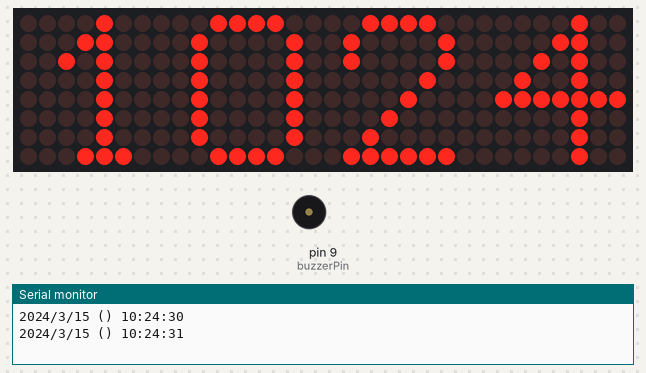
Bench run of a program on a simulated Arduino Nano, built with avr-gcc and run on an emulated ATmega328P. Parts: 32×8 LED matrix, buzzer (waves = sounding, pin HIGH), the last lines printed to the serial monitor. The local clock reads 2024-03-15 10:24:30 at power-on unless the program sets it.

Above: at 1.1 s.
At 30.8 s:
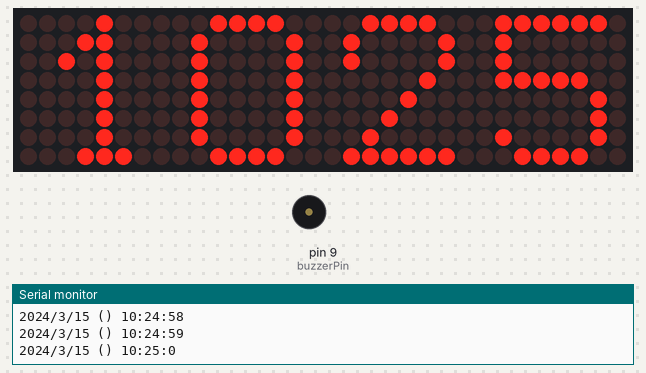
At 90.1 s:
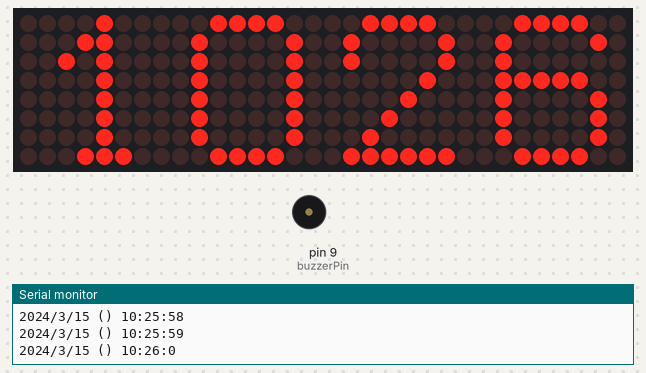

Measured:
- what the display in image 0 shows lasts 29.7 s, from 1.0 s to 30.7 s
- what the display in image 1 shows lasts 59.4 s, from 30.7 s to 90.1 s

The program:

main.cpp
```cpp
/* BIBLIOTHEQUES */
#include <Arduino.h>
#include <Wire.h>

/* PROGRAMMES */
#include "display.h"
#include "menu.h"
#include "matrix.h"
#include "rtc.h"
#include "melode.h"

void setup()
{
  // Initialisation moniteur série
  Serial.begin(9600);

  // Initialisation des composants
  bool run_mode = true;
  bool config_mode = !run_mode;


  if(config_mode)
  {
    initRTC();

    initDisplay();
    initIR();

    selectionMenuPrincipal();
  }

  if(run_mode)
  {
    initSonnerie();
    initRTC();
    initMatrix();
  }

}

void loop()
{
  afficherRTCNow();
  afficherTime();
  checkAlarm();
}
```

display.h
```cpp
#ifndef DISPLAY_H
#define DISPLAY_H

#include <Arduino.h>

void initDisplay(void);
void updateDisplay(void);

void afficherMenuPrincipal();
void afficherMenuHorloge();
void afficherMenuReveil();
void afficherHeureReveil();

const bool isAlarmOn PROGMEM = true;
const bool isFirstMelody PROGMEM = true;

#endif
```

matrix.h
```cpp
#ifndef MATRIX_H
#define MATRIX_H

#include <Arduino.h>

const byte CHIFFRE_0[] PROGMEM = {
  0b00111100,   // 1ère ligne de leds pour ce chiffre
  0b01000010,   // 2ème ligne de leds pour ce chiffre
  0b01000010,   // 3ème ligne de leds pour ce chiffre
  0b01000010,   // 4ème ligne de leds pour ce chiffre
  0b01000010,   // 5ème ligne de leds pour ce chiffre
  0b01000010,   // 6ème ligne de leds pour ce chiffre
  0b01000010,   // 7ème ligne de leds pour ce chiffre
  0b00111100    // 8ème ligne de leds pour ce chiffre
};
const byte CHIFFRE_1[] PROGMEM = {
  0b00001000,   // 1ère ligne de leds pour ce chiffre
  0b00011000,   // 2ème ligne de leds pour ce chiffre
  0b00101000,   // 3ème ligne de leds pour ce chiffre
  0b00001000,   // 4ème ligne de leds pour ce chiffre
  0b00001000,   // 5ème ligne de leds pour ce chiffre
  0b00001000,   // 6ème ligne de leds pour ce chiffre
  0b00001000,   // 7ème ligne de leds pour ce chiffre
  0b00011100    // 8ème ligne de leds pour ce chiffre
};
const byte CHIFFRE_2[] PROGMEM = {
  0b00111100,   // 1ère ligne de leds pour ce chiffre
  0b01000010,   // 2ème ligne de leds pour ce chiffre
  0b01000010,   // 3ème ligne de leds pour ce chiffre
  0b00000100,   // 4ème ligne de leds pour ce chiffre
  0b00001000,   // 5ème ligne de leds pour ce chiffre
  0b00010000,   // 6ème ligne de leds pour ce chiffre
  0b00100000,   // 7ème ligne de leds pour ce chiffre
  0b01111110    // 8ème ligne de leds pour ce chiffre
};
const byte CHIFFRE_3[] PROGMEM = {
  0b01111110,   // 1ère ligne de leds pour ce chiffre
  0b00000100,   // 2ème ligne de leds pour ce chiffre
  0b00001000,   // 3ème ligne de leds pour ce chiffre
  0b00011100,   // 4ème ligne de leds pour ce chiffre
  0b00000010,   // 5ème ligne de leds pour ce chiffre
  0b00000010,   // 6ème ligne de leds pour ce chiffre
  0b01000010,   // 7ème ligne de leds pour ce chiffre
  0b00111100    // 8ème ligne de leds pour ce chiffre
};
const byte CHIFFRE_4[] PROGMEM = {
  0b00000100,   // 1ère ligne de leds pour ce chiffre
  0b00001100,   // 2ème ligne de leds pour ce chiffre
  0b00010100,   // 3ème ligne de leds pour ce chiffre
  0b00100100,   // 4ème ligne de leds pour ce chiffre
  0b01111111,   // 5ème ligne de leds pour ce chiffre
  0b00000100,   // 6ème ligne de leds pour ce chiffre
  0b00000100,   // 7ème ligne de leds pour ce chiffre
  0b00000100    // 8ème ligne de leds pour ce chiffre
};
const byte CHIFFRE_5[] PROGMEM = {
  0b01111110,   // 1ère ligne de leds pour ce chiffre
  0b01000000,   // 2ème ligne de leds pour ce chiffre
  0b01000000,   // 3ème ligne de leds pour ce chiffre
  0b01111100,   // 4ème ligne de leds pour ce chiffre
  0b00000010,   // 5ème ligne de leds pour ce chiffre
  0b00000010,   // 6ème ligne de leds pour ce chiffre
  0b01000010,   // 7ème ligne de leds pour ce chiffre
  0b00111100    // 8ème ligne de leds pour ce chiffre
};
const byte CHIFFRE_6[] PROGMEM = {
  0b00111100,   // 1ère ligne de leds pour ce chiffre
  0b01000010,   // 2ème ligne de leds pour ce chiffre
  0b01000000,   // 3ème ligne de leds pour ce chiffre
  0b01111100,   // 4ème ligne de leds pour ce chiffre
  0b01000010,   // 5ème ligne de leds pour ce chiffre
  0b01000010,   // 6ème ligne de leds pour ce chiffre
  0b01000010,   // 7ème ligne de leds pour ce chiffre
  0b00111100    // 8ème ligne de leds pour ce chiffre
};
const byte CHIFFRE_7[] PROGMEM = {
  0b01111110,   // 1ère ligne de leds pour ce chiffre
  0b00000010,   // 2ème ligne de leds pour ce chiffre
  0b00000010,   // 3ème ligne de leds pour ce chiffre
  0b00000100,   // 4ème ligne de leds pour ce chiffre
  0b00001000,   // 5ème ligne de leds pour ce chiffre
  0b00010000,   // 6ème ligne de leds pour ce chiffre
  0b00100000,   // 7ème ligne de leds pour ce chiffre
  0b01000000    // 8ème ligne de leds pour ce chiffre
};
const byte CHIFFRE_8[] PROGMEM = {
  0b00111100,   // 1ère ligne de leds pour ce chiffre
  0b01000010,   // 2ème ligne de leds pour ce chiffre
  0b01000010,   // 3ème ligne de leds pour ce chiffre
  0b00111100,   // 4ème ligne de leds pour ce chiffre
  0b01000010,   // 5ème ligne de leds pour ce chiffre
  0b01000010,   // 6ème ligne de leds pour ce chiffre
  0b01000010,   // 7ème ligne de leds pour ce chiffre
  0b00111100    // 8ème ligne de leds pour ce chiffre
};
const byte CHIFFRE_9[] PROGMEM = {
  0b00111100,   // 1ère ligne de leds pour ce chiffre
  0b01000010,   // 2ème ligne de leds pour ce chiffre
  0b01000010,   // 3ème ligne de leds pour ce chiffre
  0b01000010,   // 4ème ligne de leds pour ce chiffre
  0b00111110,   // 5ème ligne de leds pour ce chiffre
  0b00000010,   // 6ème ligne de leds pour ce chiffre
  0b01000010,   // 7ème ligne de leds pour ce chiffre
  0b00111100    // 8ème ligne de leds pour ce chiffre
};

const byte* getChiffre(int num);

void initMatrix();

void afficherChiffre(const byte* pointeurVersChiffreOuSymbole, int adresse);


#endif
```

melode.h
```cpp
#ifndef SONNERIE_H
#define SONNERIE_H

void initSonnerie();
void playSonnerie();

#endif
```

menu.h
```cpp
#ifndef MENU_H
#define MENU_H

#define CODE_1 22
#define CODE_2 25
#define CODE_3 13
#define CODE_4 12
#define CODE_5 24
#define CODE_6 94
#define CODE_7 8
#define CODE_8 28
#define CODE_9 90
#define CODE_0 82

#define CODE_OK 64

#define CODE_UP 70
#define CODE_DOWN 21
#define CODE_LEFT 68
#define CODE_RIGHT 67

#define CODE_ASTERISK 66
#define CODE_HASHTAG 74

void initIR();
int getNumFromIR(int code);
int obtenirCode();

void selectionMenuPrincipal();
void selectionMenuHorloge();
void selectionMenuReveil();
void selectionHeureReveil();

#endif
```

rtc.h
```cpp
#ifndef RTC_H
#define RTC_H

#include <RTClib.h>

// Define the Horaire structure that holds hour, minute, and second
typedef struct Horaire {
    int heure;
    int minute;
    int seconde;
} Horaire;

// Function prototypes
void initRTC();  // Initialize the RTC
void afficherRTCNow();  // Display current RTC time
void cutTime(int time, int* d, int* u);  // Helper function to split time into tens and ones place
DateTime horaireToDt(Horaire horaire);  // Convert Horaire to DateTime
Horaire dtToHoraire(DateTime dt);  // Convert DateTime to Horaire
Horaire getCurrentHorloge();  // Get current Horaire (using RTC)
Horaire getCurrentAlarm();  // Get current Alarm Horaire

void afficherTime();  // Display current time
bool isToggleAlarm();  // Check if the alarm is toggled on or off
bool checkAlarm();  // Check if the alarm should be triggered
void toggleAlarm();  // Toggle alarm state (on/off)


#endif  // RTC_H
```

display.cpp
```cpp
#include <display.h>

/* BIBLIOTHEQUES */
#include <Arduino.h>

#include <U8x8lib.h>

/* PROGRAMMES */
#include "rtc.h"

/* MISC */
#ifdef U8X8_HAVE_HW_SPI
#include <SPI.h>
#endif

U8X8_SH1106_128X64_NONAME_HW_I2C u8x8(/* reset=*/ 4/*U8X8_PIN_NONE*/);

void initDisplay(void)
{
  u8x8.begin();
  u8x8.setPowerSave(0);
  u8x8.setFont(u8x8_font_chroma48medium8_r);
}

/* AFFICHAGE DES MENUS DE SELECTION */
// 1
void afficherMenuPrincipal()
{
  u8x8.drawString(0,0,"1: HORLOGE      ");
  u8x8.drawString(0,1,"2: REVEIL       ");
  u8x8.drawString(0,2,"3: FORMAT       ");
  u8x8.drawString(0,3,"                ");
  u8x8.drawString(0,4,"                ");
  u8x8.drawString(0,7,isToggleAlarm() ? "Alarme : ON     " : "                ");

  u8x8.refreshDisplay();    // Affiche les changements
  delay(1000);            // Délai de 2s
}
// 1.0
void afficherMenuHorloge()
{
  u8x8.drawString(0,0,"OK: CONFIRMER   ");
  u8x8.drawString(0,1,"                ");
  u8x8.drawString(0,2,"                ");
  u8x8.drawString(0,3,"                ");
  u8x8.drawString(0,4,"                ");
  u8x8.drawString(0,7,isToggleAlarm() ? "Alarme : ON     " : "                ");

  u8x8.refreshDisplay();    // Affiche les changements
  delay(1000);            // Délai de 2s
}

// 2
void afficherMenuReveil()
{
  u8x8.drawString(0,0,"1: HEURE        ");
  u8x8.drawString(0,1,isToggleAlarm() ? "2: DESACTIVER   " : "2: ACTIVER      ");
  u8x8.drawString(0,2,isFirstMelody    ? "3: MELODIE 1    " : "3: MELODIE 2    ");
  u8x8.drawString(0,3,"4: SNOOZE       ");
  u8x8.drawString(0,4,"0: RETOUR       ");
  u8x8.drawString(0,7,isToggleAlarm() ? "Alarme : ON     " : "                ");

  u8x8.refreshDisplay();    // Affiche les changements
  delay(1000);            // Délai de 2s
}
// 2.1
void afficherHeureReveil()
{
  Horaire alarm = getCurrentAlarm();

  char alarmString[6]; // "HH/MM\0"
  snprintf(alarmString, sizeof(alarmString), "%02d:%02d", alarm.heure, alarm.minute);
  u8x8.drawString(0,0,"                ");
  u8x8.drawString(0,0, alarmString);

  u8x8.drawString(0,1,"OK: CONFIRMER   ");
  u8x8.drawString(0,2,"                ");
  u8x8.drawString(0,3,"                ");
  u8x8.drawString(0,4,"                ");
  u8x8.drawString(0,7,isToggleAlarm() ? "Alarme : ON     " : "                ");

  u8x8.refreshDisplay();    // Affiche les changements
  delay(1000);            // Délai de 2s
}
```

matrix.cpp
```cpp
#include <matrix.h>

// Inclusion de la librairie LedControl
#include <LedControl.h>

/* PROGRAMMES */

/* MISC */
#define PIN_CS  10
#define PIN_DIN 11
#define PIN_CLK 13
#define NUM_MATRIX 4

LedControl matriceLed = LedControl(PIN_DIN, PIN_CLK, PIN_CS, NUM_MATRIX);


const byte* getChiffre(int num) {
    switch (num) {
        case 0:
            return CHIFFRE_0;
        case 1:
            return CHIFFRE_1;
        case 2:
            return CHIFFRE_2;
        case 3:
            return CHIFFRE_3;
        case 4:
            return CHIFFRE_4;
        case 5:
            return CHIFFRE_5;
        case 6:
            return CHIFFRE_6;
        case 7:
            return CHIFFRE_7;
        case 8:
            return CHIFFRE_8;
        case 9:
            return CHIFFRE_9;
        default:
            return nullptr;  // Retourne nullptr si num n'est pas entre 0 et 9
    }
}

// Initialisation des matrices
void initMatrix()
{
  for(int i = 0; i < NUM_MATRIX; i++)
  {
    // Initialisation de la matrice LED
    matriceLed.shutdown(i, false);       // shutdown     : "true" active le mode "sommeil", tandis que "false" active le mode "normal"
    matriceLed.setIntensity(i, 5);       // setIntensity : valeur pouvant aller de 0 à 15 (pour 16 niveaux de luminosité, donc)
    matriceLed.clearDisplay(i);          // clearDisplay : éteint toutes les LEDs de la matrice
  }
}

// Afficher Chiffre sur une matrice choisie par adresse
void afficherChiffre(const byte* pointeurVersChiffreOuSymbole, int adresse)
{

  // Parcours des 8 lignes
  for (int ligne = 0; ligne < 8; ligne++){
    // Et affichage des 8 colonnes pour chacune de ces lignes, avec fonction :
    // setRow(numero_de_matrice, numero_de_ligne, valeur_pour_cette_ligne)
    matriceLed.setRow(adresse, ligne, pgm_read_byte_near(pointeurVersChiffreOuSymbole + ligne));
  }

}
```

melode.cpp
```cpp
#include <Arduino.h>

// Définition des fréquences des notes de musique de la 4ème octave
#define OCTAVE_4_DO 523
#define OCTAVE_4_RE 587
#define OCTAVE_4_MI 659
#define OCTAVE_4_FA 698
#define OCTAVE_4_SOL 784
#define OCTAVE_4_LA 880
#define OCTAVE_4_SI 988

// Définition de la durée d'un temps en millisecondes
#define DUREE_TEMPS 300
// Définition de la pause de fin de note en millisecondes
#define PAUSE_FIN_NOTE 90

// Déclaration de la fonction avant loop()
void JouerNote(unsigned int Note_P, unsigned int NombreTemps_P);

const int buzzerPin = 9;  // Pin du buzzer

void initSonnerie() {
  pinMode(buzzerPin, OUTPUT);  // Initialisation de la pin D9 comme sortie
}

void playSonnerie() {
  // Jeu des 11 premières notes de "Au clair de la lune" 2 fois
  for (int i = 0; i < 2; i++) {
    JouerNote(OCTAVE_4_DO, 1);
    JouerNote(OCTAVE_4_DO, 1);
    JouerNote(OCTAVE_4_DO, 1);
    JouerNote(OCTAVE_4_RE, 1);
    JouerNote(OCTAVE_4_MI, 2);
    JouerNote(OCTAVE_4_RE, 2);
    JouerNote(OCTAVE_4_DO, 1);
    JouerNote(OCTAVE_4_MI, 1);
    JouerNote(OCTAVE_4_RE, 1);
    JouerNote(OCTAVE_4_RE, 1);
    JouerNote(OCTAVE_4_DO, 4);
  }
}

void JouerNote(unsigned int Note_P, unsigned int NombreTemps_P) {
  // Lance l'émission de la note
  tone(buzzerPin, Note_P, NombreTemps_P * DUREE_TEMPS);
  // Attend que la note soit terminée de jouer
  delay(NombreTemps_P * DUREE_TEMPS);
  // Petit silence avant la note suivante
  noTone(buzzerPin);  // Arrête le son
  delay(PAUSE_FIN_NOTE);
}
```

menu.cpp
```cpp
#include "menu.h"

/* BIBLIOTHEQUES */
#include <IRremote.h>

/* PROGRAMMES */
#include "display.h"
#include "rtc.h"

/* MISC */
#define PIN_IR 2

// Initialiser capteur infrarouge
void initIR()
{
  Serial.println(F("### Initialisation du capteur infrarouge ###"));
  IrReceiver.begin(PIN_IR, true);
  Serial.println(F("[SUCCES] Initialisation du capteur infrarouge réussie"));
}
// Retourne commande IR en code numéro
int getNumFromIR(int code)
{
  /*
  OK = 101
  HAUT = 102
  BAS = 103
  GAUCHE = 104
  DROITE = 105
  * = 106
  # = 107
  */
  switch(code)
  {
    case CODE_1:
      return 1;
    case CODE_2:
      return 2;
    case CODE_3:
      return 3;
    case CODE_4:
      return 4;
    case CODE_5:
      return 5;
    case CODE_6:
      return 6;
    case CODE_7:
      return 7;
    case CODE_8:
      return 8;
    case CODE_9:
      return 9;
    case CODE_0:
      return 0;

    case CODE_OK:
      return 101;

    case CODE_UP:
      return 102;
    case CODE_DOWN:
      return 103;
    case CODE_LEFT:
      return 104;
    case CODE_RIGHT:
      return 105;

    case CODE_ASTERISK:
      return 106;
    case CODE_HASHTAG:
      return 107;

    default:
      return -1;
  }
}
// Retourne commande IR captée en code
int obtenirCode()
{
    int code = -1;
    if (IrReceiver.decode())
    {
        if (IrReceiver.decodedIRData.protocol != UNKNOWN)
        {
            code = getNumFromIR(IrReceiver.decodedIRData.command);

            Serial.print(F("Code IR Reçu: "));
            Serial.print(IrReceiver.decodedIRData.command);
            Serial.print(F(" / Nombre associé: "));
            Serial.println(code);
        }

        delay(500);
    }
    IrReceiver.resume();

    return code;
}

// 1   :
void selectionMenuPrincipal()
{
    afficherMenuPrincipal();
    bool isValid = false;
    int commande = -1;

    while(!isValid)
    {
      commande = obtenirCode();
      switch (commande)
      {
      case 1:
        IrReceiver.resume();  // Vide le buffer IR
        selectionMenuHorloge();
        isValid = true;
        break;
      case 2:
        IrReceiver.resume();
        selectionMenuReveil();
        isValid = true;
        break;
      case 3:
        // Bascule format 12/24
        IrReceiver.resume();
        isValid = true;
        break;

      default:
        IrReceiver.resume();
        isValid = false;
        break;
      }
      delay(500);
    }

}
// 1.0 : Modifier valeur "Horloge"
void selectionMenuHorloge()
{
    afficherMenuHorloge();
    bool isValid = false;
    int commande = -1;

    while(!isValid)
    {
      commande = obtenirCode();
      switch (commande)
      {

      // Modifer avec flèches

      case 101:
        IrReceiver.resume();  // Vide le buffer IR
        selectionMenuPrincipal();
        isValid = true;
        break;

      default:
        IrReceiver.resume();
        isValid = false;
        break;
      }
      delay(500);
    }

}

// 2  :
void selectionMenuReveil()
{
    afficherMenuReveil();
    bool isValid = false;
    int commande = -1;

    while(!isValid)
    {
      commande = obtenirCode();
      switch (commande)
      {
      case 1:
        IrReceiver.resume();  // Vide le buffer IR
        selectionHeureReveil();
        isValid = true;
        break;
      case 2:
        IrReceiver.resume();  // Vide le buffer IR
        toggleAlarm();
        isValid = false;
        break;
      case 3:
        IrReceiver.resume();  // Vide le buffer IR
        // Bascule mélodie
        isValid = false;
        break;
      case 4:
        IrReceiver.resume();  // Vide le buffer IR
        // Modifier snooze
        isValid = false;
        break;

      case 0:
        IrReceiver.resume();  // Vide le buffer IR
        selectionMenuPrincipal();
        isValid = true;
        break;

      default:
        IrReceiver.resume();
        // Commande Invalide
        isValid = false;
        break;
      }
      delay(500);
    }

}
// 2.1 : Modifier valeur "Reveil"
void selectionHeureReveil()
{
    afficherHeureReveil();
    bool isValid = false;
    int commande = -1;

    while(!isValid)
    {
      afficherHeureReveil();
      commande = obtenirCode();
      switch (commande)
      {

      // Modifer avec flèches
      case 102:
        IrReceiver.resume();
        isValid = false;

      case 101:
        IrReceiver.resume();  // Vide le buffer IR
        selectionMenuPrincipal();
        isValid = true;
        break;

      default:
        IrReceiver.resume();
        isValid = false;
        break;
      }
      delay(500);
    }

}
// 2.2 : Toggle "Réveil"
// 2.3 : Toggle "Mélodie"
// 2.4 : Modifer valeur "Snooze"
```

Source omitted: rtc.cpp (4180 bytes)
